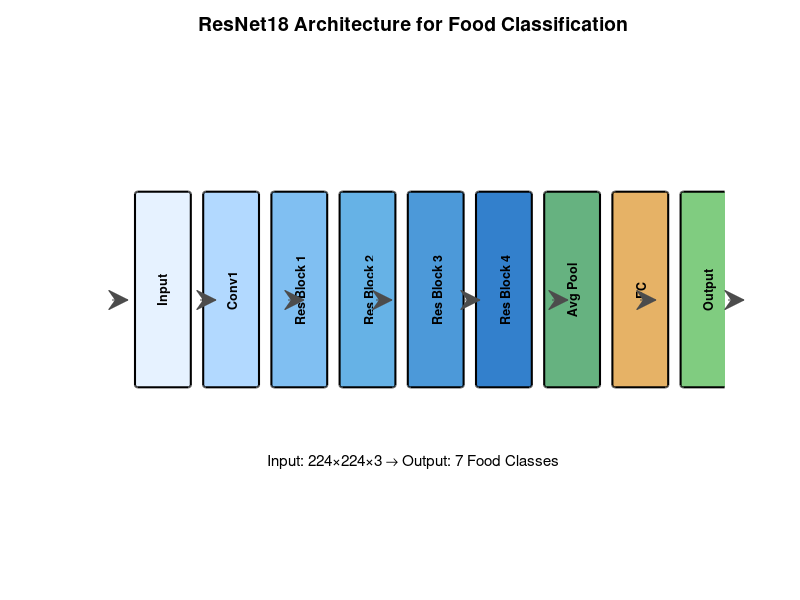

This figure's MATLAB source: (Note: this script raises an error after producing the figure.)
%% VISUALIZE DEEP LEARNING - Complete DL Visualization Suite
% Generates all deep learning figures for the report
%
% Generates:
%   - ResNet18 vs DeepLabv3+ comparison
%   - Architecture diagrams
%   - Classical vs DL segmentation comparison
%
% Usage:
%   visualizeDeepLearning()

function visualizeDeepLearning()
    %% Setup
    projectRoot = fileparts(fileparts(mfilename('fullpath')));
    outputDir = fullfile(projectRoot, 'report_figures');
    
    if ~exist(outputDir, 'dir')
        mkdir(outputDir);
    end
    
    fprintf('\n');
    fprintf('╔══════════════════════════════════════════════════════════════╗\n');
    fprintf('║      GENERATING DEEP LEARNING FIGURES FOR REPORT             ║\n');
    fprintf('╚══════════════════════════════════════════════════════════════╝\n\n');
    
    figNum = 30;
    
    %% Figure 30: ResNet18 Classification Architecture
    f = figure('Position', [100,100,1000,500], 'Color', 'w');
    
    % Draw ResNet18 blocks
    blockNames = {'Input', 'Conv1', 'Res Block 1', 'Res Block 2', 'Res Block 3', 'Res Block 4', 'Avg Pool', 'FC', 'Output'};
    blockColors = [
        0.9, 0.95, 1.0;
        0.7, 0.85, 1.0;
        0.5, 0.75, 0.95;
        0.4, 0.7, 0.9;
        0.3, 0.6, 0.85;
        0.2, 0.5, 0.8;
        0.4, 0.7, 0.5;
        0.9, 0.7, 0.4;
        0.5, 0.8, 0.5;
    ];
    
    for i = 1:length(blockNames)
        x = (i-1) * 0.11 + 0.05;
        rectangle('Position', [x, 0.3, 0.09, 0.4], 'FaceColor', blockColors(i,:), ...
                  'EdgeColor', 'k', 'LineWidth', 1.5, 'Curvature', 0.1);
        text(x + 0.045, 0.5, blockNames{i}, 'HorizontalAlignment', 'center', ...
             'FontSize', 9, 'FontWeight', 'bold', 'Rotation', 90);
        
        if i < length(blockNames)
            annotation('arrow', [x+0.09, x+0.11], [0.5, 0.5], 'Color', [0.3, 0.3, 0.3]);
        end
    end
    
    axis off;
    xlim([0, 1]);
    ylim([0, 1]);
    title('ResNet18 Architecture for Food Classification', 'FontSize', 14, 'FontWeight', 'bold');
    
    % Add labels
    text(0.5, 0.15, 'Input: 224×224×3 → Output: 7 Food Classes', 'HorizontalAlignment', 'center', 'FontSize', 11);
    text(0.5, 0.85, 'Transfer Learning: Pretrained on ImageNet (1.2M images)', 'HorizontalAlignment', 'center', 'FontSize', 11, 'FontStyle', 'italic');
    
    saveas(f, fullfile(outputDir, sprintf('Fig%02d_ResNet18_Architecture.png', figNum))); figNum = figNum + 1;
    close(f);
    fprintf('Saved: Fig30_ResNet18_Architecture.png\n');
    
    %% Figure 31: DeepLabv3+ Segmentation Architecture
    f = figure('Position', [100,100,1200,500], 'Color', 'w');
    
    % Encoder
    subplot(1,2,1);
    axis off;
    title('Encoder (ResNet18 Backbone)', 'FontSize', 12, 'FontWeight', 'bold');
    
    encoderBlocks = {'Input\n512×512', 'Conv1\n256×256', 'Res1\n128×128', 'Res2\n64×64', 'Res3\n32×32', 'Res4\n16×16'};
    for i = 1:length(encoderBlocks)
        y = 1 - i * 0.15;
        rectangle('Position', [0.2, y, 0.6, 0.12], 'FaceColor', [0.6, 0.8, 1], 'EdgeColor', 'k');
        text(0.5, y + 0.06, encoderBlocks{i}, 'HorizontalAlignment', 'center', 'FontSize', 9);
    end
    xlim([0, 1]);
    ylim([0, 1]);
    
    % ASPP and Decoder
    subplot(1,2,2);
    axis off;
    title('ASPP + Decoder', 'FontSize', 12, 'FontWeight', 'bold');
    
    % ASPP module
    rectangle('Position', [0.1, 0.6, 0.8, 0.3], 'FaceColor', [1, 0.9, 0.7], 'EdgeColor', 'k', 'LineWidth', 2);
    text(0.5, 0.85, 'ASPP Module', 'HorizontalAlignment', 'center', 'FontSize', 11, 'FontWeight', 'bold');
    text(0.5, 0.72, 'Atrous Conv (rate 6, 12, 18) + Global Pooling', 'HorizontalAlignment', 'center', 'FontSize', 9);
    
    % Decoder
    decoderBlocks = {'1×1 Conv', 'Upsample 4×', 'Concatenate', 'Upsample 4×', 'Output\n512×512'};
    for i = 1:length(decoderBlocks)
        y = 0.55 - i * 0.11;
        rectangle('Position', [0.2, y, 0.6, 0.09], 'FaceColor', [0.7, 1, 0.7], 'EdgeColor', 'k');
        text(0.5, y + 0.045, decoderBlocks{i}, 'HorizontalAlignment', 'center', 'FontSize', 9);
    end
    xlim([0, 1]);
    ylim([0, 1]);
    
    sgtitle('DeepLabv3+ Architecture for Food Segmentation', 'FontSize', 14, 'FontWeight', 'bold');
    saveas(f, fullfile(outputDir, sprintf('Fig%02d_DeepLabv3_Architecture.png', figNum))); figNum = figNum + 1;
    close(f);
    fprintf('Saved: Fig31_DeepLabv3_Architecture.png\n');
    
    %% Figure 32: Classical vs Deep Learning Comparison
    f = figure('Position', [100,100,1200,400], 'Color', 'w');
    
    % Classical Pipeline
    subplot(1,2,1);
    axis off;
    title('Classical Image Processing', 'FontSize', 12, 'FontWeight', 'bold');
    
    classicalSteps = {'RGB Image', 'Preprocessing', 'HSV Threshold', 'Morphology', 'K-means', 'Final Mask'};
    for i = 1:length(classicalSteps)
        y = 1 - i * 0.15;
        rectangle('Position', [0.2, y, 0.6, 0.12], 'FaceColor', [0.8, 0.9, 1], 'EdgeColor', 'k');
        text(0.5, y + 0.06, classicalSteps{i}, 'HorizontalAlignment', 'center', 'FontSize', 10);
        if i < length(classicalSteps)
            annotation('arrow', [0.38, 0.38], [y-0.01, y-0.02]);
        end
    end
    xlim([0, 1]);
    ylim([0, 1]);
    
    % Deep Learning Pipeline
    subplot(1,2,2);
    axis off;
    title('Deep Learning (DeepLabv3+)', 'FontSize', 12, 'FontWeight', 'bold');
    
    dlSteps = {'RGB Image', 'Resize 512×512', 'DeepLabv3+', 'Softmax', 'Argmax', 'Segmentation Mask'};
    for i = 1:length(dlSteps)
        y = 1 - i * 0.15;
        rectangle('Position', [0.2, y, 0.6, 0.12], 'FaceColor', [1, 0.9, 0.8], 'EdgeColor', 'k');
        text(0.5, y + 0.06, dlSteps{i}, 'HorizontalAlignment', 'center', 'FontSize', 10);
    end
    xlim([0, 1]);
    ylim([0, 1]);
    
    sgtitle('Segmentation: Classical vs Deep Learning Approach', 'FontSize', 14, 'FontWeight', 'bold');
    saveas(f, fullfile(outputDir, sprintf('Fig%02d_Classical_vs_DL.png', figNum))); figNum = figNum + 1;
    close(f);
    fprintf('Saved: Fig32_Classical_vs_DL.png\n');
    
    %% Figure 33: Complete System Architecture
    f = figure('Position', [100,100,1400,600], 'Color', 'w');
    axis off;
    
    % Title
    text(0.5, 0.95, 'Complete System Architecture: Classical + Deep Learning', ...
         'HorizontalAlignment', 'center', 'FontSize', 16, 'FontWeight', 'bold');
    
    % Input
    rectangle('Position', [0.02, 0.4, 0.1, 0.2], 'FaceColor', [0.9, 0.95, 1], 'EdgeColor', 'k', 'LineWidth', 2);
    text(0.07, 0.5, {'Input', 'Image'}, 'HorizontalAlignment', 'center', 'FontSize', 10, 'FontWeight', 'bold');
    
    % Preprocessing
    rectangle('Position', [0.15, 0.4, 0.12, 0.2], 'FaceColor', [0.8, 0.9, 1], 'EdgeColor', 'k', 'LineWidth', 2);
    text(0.21, 0.5, {'Preprocessing', '(CLAHE +', 'Filtering)'}, 'HorizontalAlignment', 'center', 'FontSize', 9);
    
    % Branch arrow
    annotation('arrow', [0.27, 0.32], [0.5, 0.65]);
    annotation('arrow', [0.27, 0.32], [0.5, 0.35]);
    
    % Classification Branch (Top)
    rectangle('Position', [0.32, 0.6, 0.15, 0.25], 'FaceColor', [0.7, 0.85, 1], 'EdgeColor', [0, 0.4, 0.8], 'LineWidth', 2);
    text(0.395, 0.82, 'CLASSIFICATION', 'HorizontalAlignment', 'center', 'FontSize', 10, 'FontWeight', 'bold', 'Color', [0, 0.3, 0.6]);
    text(0.395, 0.72, {'SVM (127 features)', 'or', 'ResNet18 (CNN)'}, 'HorizontalAlignment', 'center', 'FontSize', 9);
    
    % Segmentation Branch (Bottom)
    rectangle('Position', [0.32, 0.15, 0.15, 0.25], 'FaceColor', [1, 0.9, 0.8], 'EdgeColor', [0.8, 0.4, 0], 'LineWidth', 2);
    text(0.395, 0.37, 'SEGMENTATION', 'HorizontalAlignment', 'center', 'FontSize', 10, 'FontWeight', 'bold', 'Color', [0.6, 0.3, 0]);
    text(0.395, 0.27, {'HSV + Morphology', 'or', 'DeepLabv3+'}, 'HorizontalAlignment', 'center', 'FontSize', 9);
    
    % Arrows to next stage
    annotation('arrow', [0.47, 0.52], [0.72, 0.55]);
    annotation('arrow', [0.47, 0.52], [0.28, 0.45]);
    
    % Portion Estimation
    rectangle('Position', [0.52, 0.35, 0.12, 0.3], 'FaceColor', [0.8, 1, 0.8], 'EdgeColor', 'k', 'LineWidth', 2);
    text(0.58, 0.5, {'Portion', 'Estimation', '', 'Region Props', 'Area Ratio'}, 'HorizontalAlignment', 'center', 'FontSize', 9);
    
    % Arrow
    annotation('arrow', [0.64, 0.69], [0.5, 0.5]);
    
    % Calorie Calculation
    rectangle('Position', [0.69, 0.35, 0.12, 0.3], 'FaceColor', [1, 1, 0.7], 'EdgeColor', 'k', 'LineWidth', 2);
    text(0.75, 0.5, {'Calorie', 'Calculation', '', 'MyFCD', 'Database'}, 'HorizontalAlignment', 'center', 'FontSize', 9);
    
    % Arrow
    annotation('arrow', [0.81, 0.86], [0.5, 0.5]);
    
    % Output
    rectangle('Position', [0.86, 0.35, 0.12, 0.3], 'FaceColor', [0.5, 0.8, 0.5], 'EdgeColor', 'k', 'LineWidth', 2);
    text(0.92, 0.5, {'OUTPUT', '', 'Food Type', 'Calories', 'Nutrients'}, 'HorizontalAlignment', 'center', 'FontSize', 9, 'FontWeight', 'bold', 'Color', 'w');
    
    xlim([0, 1]);
    ylim([0, 1]);
    
    saveas(f, fullfile(outputDir, sprintf('Fig%02d_Complete_System_Architecture.png', figNum))); figNum = figNum + 1;
    close(f);
    fprintf('Saved: Fig33_Complete_System_Architecture.png\n');
    
    %% Figure 34: Training Process
    f = figure('Position', [100,100,1000,400], 'Color', 'w');
    
    subplot(1,2,1);
    % Simulated training curve
    epochs = 1:20;
    trainLoss = 2.5 * exp(-0.15 * epochs) + 0.1 + 0.05*rand(1,20);
    valLoss = 2.5 * exp(-0.12 * epochs) + 0.15 + 0.08*rand(1,20);
    
    plot(epochs, trainLoss, 'b-', 'LineWidth', 2); hold on;
    plot(epochs, valLoss, 'r--', 'LineWidth', 2);
    xlabel('Epoch'); ylabel('Loss');
    title('Training Progress (Example)', 'FontWeight', 'bold');
    legend('Training Loss', 'Validation Loss', 'Location', 'northeast');
    grid on;
    
    subplot(1,2,2);
    % Accuracy curve
    trainAcc = 1 - 0.8*exp(-0.2*epochs) + 0.02*rand(1,20);
    valAcc = 1 - 0.85*exp(-0.18*epochs) + 0.03*rand(1,20);
    
    plot(epochs, trainAcc*100, 'b-', 'LineWidth', 2); hold on;
    plot(epochs, valAcc*100, 'r--', 'LineWidth', 2);
    xlabel('Epoch'); ylabel('Accuracy (%)');
    title('Accuracy Over Training', 'FontWeight', 'bold');
    legend('Training', 'Validation', 'Location', 'southeast');
    grid on;
    ylim([0, 100]);
    
    sgtitle('Deep Learning Training Visualization', 'FontSize', 14, 'FontWeight', 'bold');
    saveas(f, fullfile(outputDir, sprintf('Fig%02d_Training_Curves.png', figNum))); figNum = figNum + 1;
    close(f);
    fprintf('Saved: Fig34_Training_Curves.png\n');
    
    %% Summary
    fprintf('\n');
    fprintf('╔══════════════════════════════════════════════════════════════╗\n');
    fprintf('║          DEEP LEARNING FIGURES GENERATED                     ║\n');
    fprintf('╠══════════════════════════════════════════════════════════════╣\n');
    fprintf('║  Fig30: ResNet18 Classification Architecture                 ║\n');
    fprintf('║  Fig31: DeepLabv3+ Segmentation Architecture                 ║\n');
    fprintf('║  Fig32: Classical vs Deep Learning Comparison                ║\n');
    fprintf('║  Fig33: Complete System Architecture                         ║\n');
    fprintf('║  Fig34: Training Curves Example                              ║\n');
    fprintf('╚══════════════════════════════════════════════════════════════╝\n\n');
end
